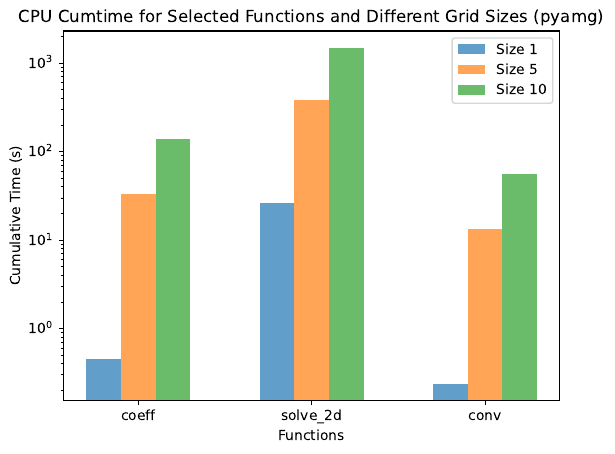

The Python source for this figure:
import matplotlib.pyplot as plt
import numpy as np

functions_selected = ['coeff', 'solve_2d', 'conv']

cpu_cumtime_size1 = [0.457, 26.015, 0.238]
cpu_cumtime_size5 = [33.033, 386.059, 13.277]
cpu_cumtime_size10 = [138.364, 1492.898, 56.258]

bar_width = 0.2 
index = np.arange(len(functions_selected))

fig, ax = plt.subplots()

ax.bar(index - bar_width, cpu_cumtime_size1, width=bar_width, label='Size 1', alpha=0.7)
ax.bar(index, cpu_cumtime_size5, width=bar_width, label='Size 5', alpha=0.7)
ax.bar(index + bar_width, cpu_cumtime_size10, width=bar_width, label='Size 10', alpha=0.7)

ax.set_xlabel('Functions')
ax.set_ylabel('Cumulative Time (s)')
ax.set_title('CPU Cumtime for Selected Functions and Different Grid Sizes (pyamg)')

ax.set_xticks(index)
ax.set_xticklabels(functions_selected)

ax.set_yscale('log')

ax.legend()

plt.savefig('pyamg_2dplot.pdf', bbox_inches='tight')

plt.show()
